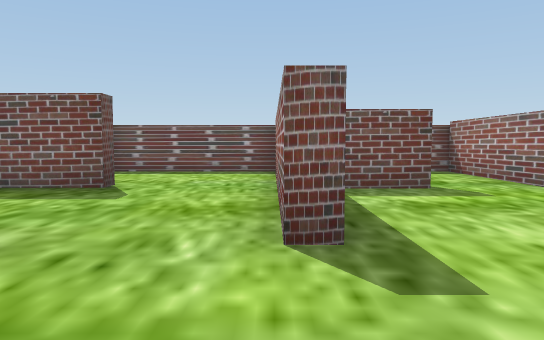
View 1 (above)

16 first-person views from a walk through a scene from a Unity 3-D project. The camera is 0.68 m above the floor, tilts 4° down and sees 70° across. The floor is counted in squares, 1 m on a side. Each view is taken from the middle of a square. On the plan, view 1 faces up. The plan holds only what a view shows up to about 11 squares ahead; the rest is blank. The player character is not drawn.

View 2
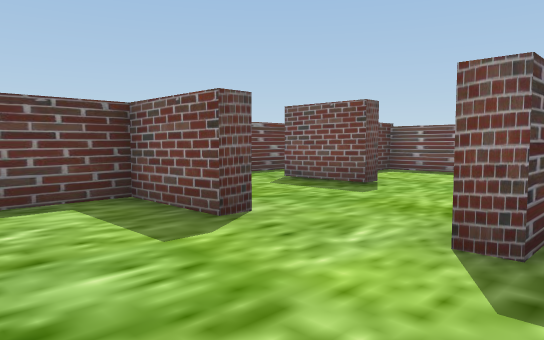

View 3
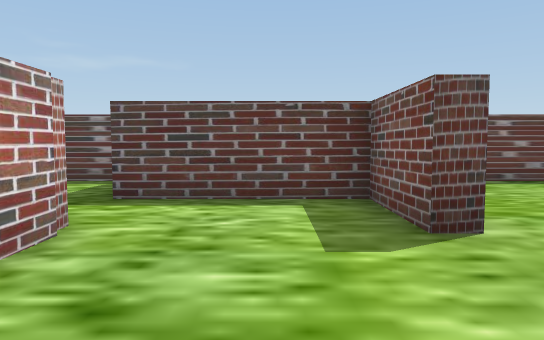

View 4
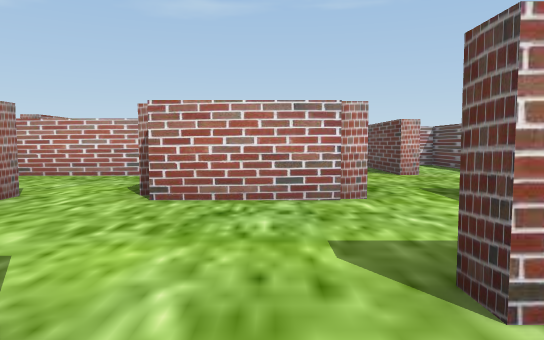

View 5
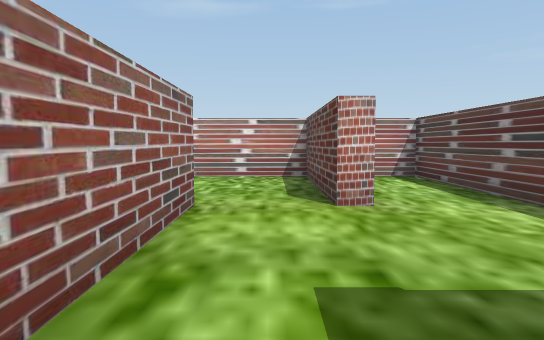

View 6
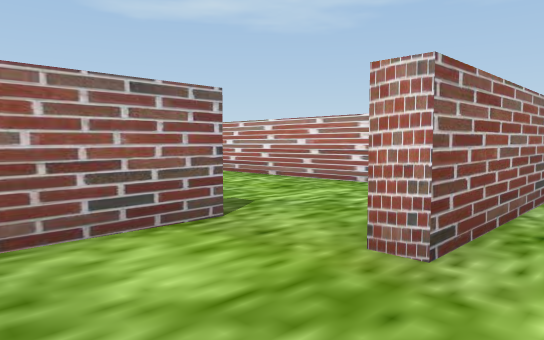

View 7
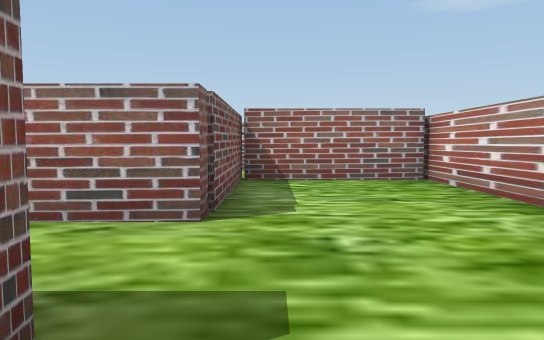

View 8
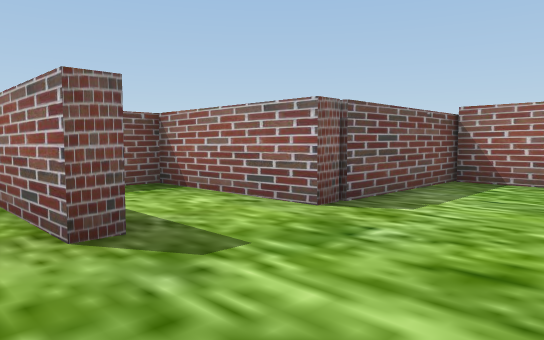

View 9
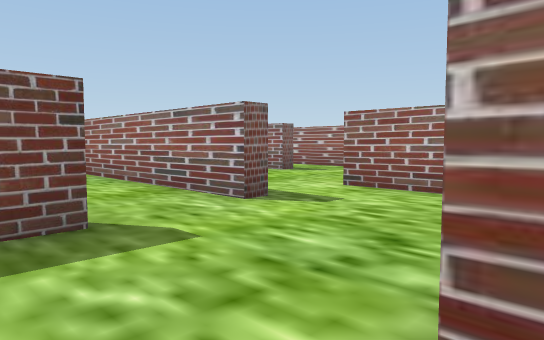

View 10
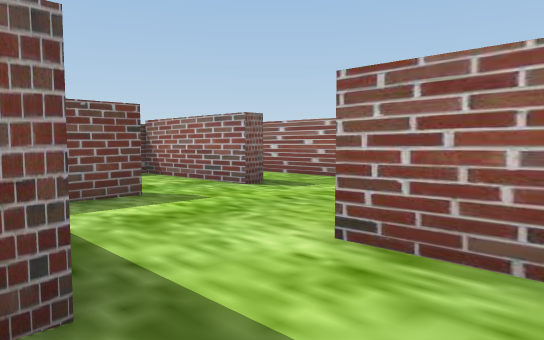

View 11
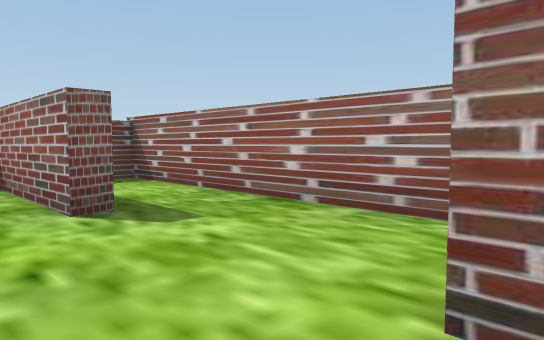

View 12
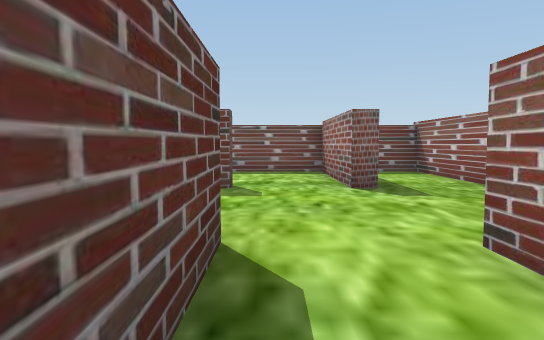

View 13
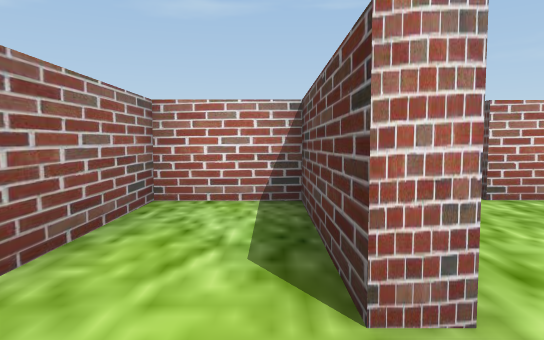

View 14
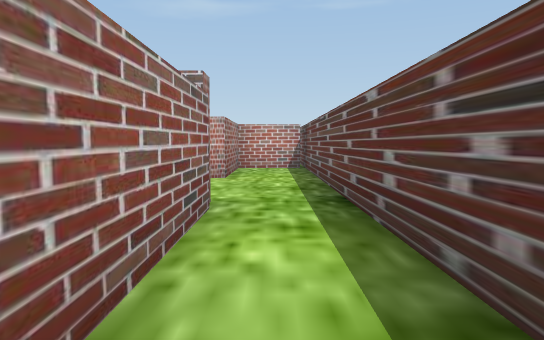

View 15
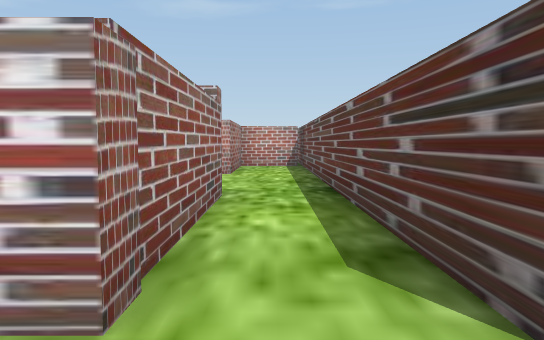

View 16
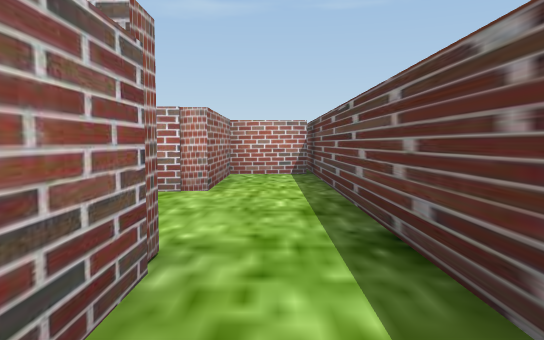

### Floor plan
Ten units are one square. View 1 is at (0, 0); x grows to the right and y downward. Boxes are objects, and circles mark ways between rooms. Rooms are numbered by the first view taken in them; rooms with no view inside come last. Other rooms are left out.
<svg viewBox="-65 -110 150 194">
<path fill="none" stroke="#000" d="M5 -26 1 -26 1 -36M22 -10 22 -26M-19 -26 -19 -22M-22 6 5 6M22 10 22 5M-25 -61 -25 -58 -44 -58 -44 -97M1 -36 1 -78M1 -93 -39 -93M-59 -98 -59 9M-59 6 -41 6 -41 -26 -19 -26M-19 -22 -37 -22 -37 10M-22 42 -22 6M-59 9 -59 79 -50 79M-41 72 -41 42 -37 42M-16 42 -22 42M-37 42 -37 79 42 79 42 44 3 44 3 10M46 -58 42 -58M22 -26 27 -26 27 6 44 6 44 -26M65 -32 65 -93 55 -93M24 -62 24 -58 10 -58M5 -31 5 -26M-44 -97 -40 -97M42 -58 42 -93 20 -93"/>
<circle cx="-10" cy="-30" r="3" fill="#2a7"/>
<circle cx="-20" cy="-5" r="3" fill="#2a7"/>
<circle cx="10" cy="-20" r="3" fill="#2a7"/>
<circle cx="-50" cy="-90" r="3" fill="#2a7"/>
<circle cx="-30" cy="10" r="3" fill="#2a7"/>
<circle cx="-30" cy="40" r="3" fill="#2a7"/>
<circle cx="30" cy="-60" r="3" fill="#2a7"/>
<text x="0" y="-10">1</text>
<text x="-30" y="-50">2</text>
<text x="-30" y="-10">3</text>
<text x="-40" y="30">4</text>
<text x="0" y="50">5</text>
<text x="40" y="-40">6</text>
<text x="80" y="-70">7</text>
<text x="20" y="-80">8</text>
</svg>
Room 1 opens to room 2. Room 1 opens to room 3. Room 1 opens to room 6. Room 2 opens to room 7. Room 3 opens to room 4. Room 4 opens to room 5. Room 6 opens to room 8.

Where each view was taken, in squares from view 1:
view 1: 0 up, 0 right, facing up
view 2: 0 up, 1 right, facing up-left
view 3: 1 up, 1 right, facing left
view 4: 4 up, 1 left, facing down
view 5: 0 up, 3 left, facing down
view 6: 2 down, 5 left, facing down-right
view 7: 5 down, 3 left, facing right
view 8: 7 down, 3 left, facing up-right
view 9: 1 down, 3 left, facing up-right
view 10: 1 up, 0 right, facing up-right
view 11: 2 up, 3 right, facing up-right
view 12: 0 up, 3 right, facing up
view 13: 4 up, 3 right, facing down
view 14: 10 up, 5 left, facing down
view 15: 11 up, 5 left, facing down
view 16: 8 up, 5 left, facing down
